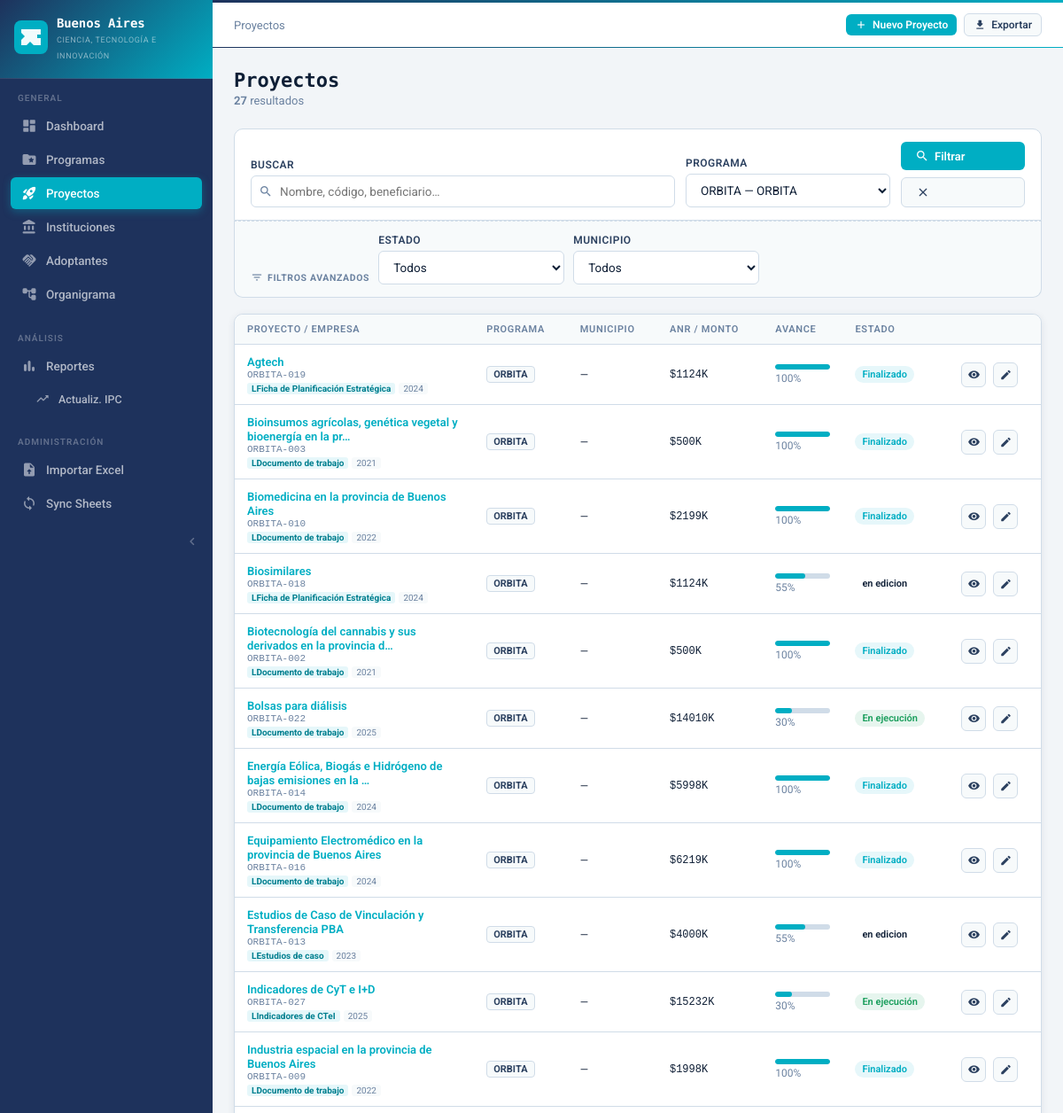
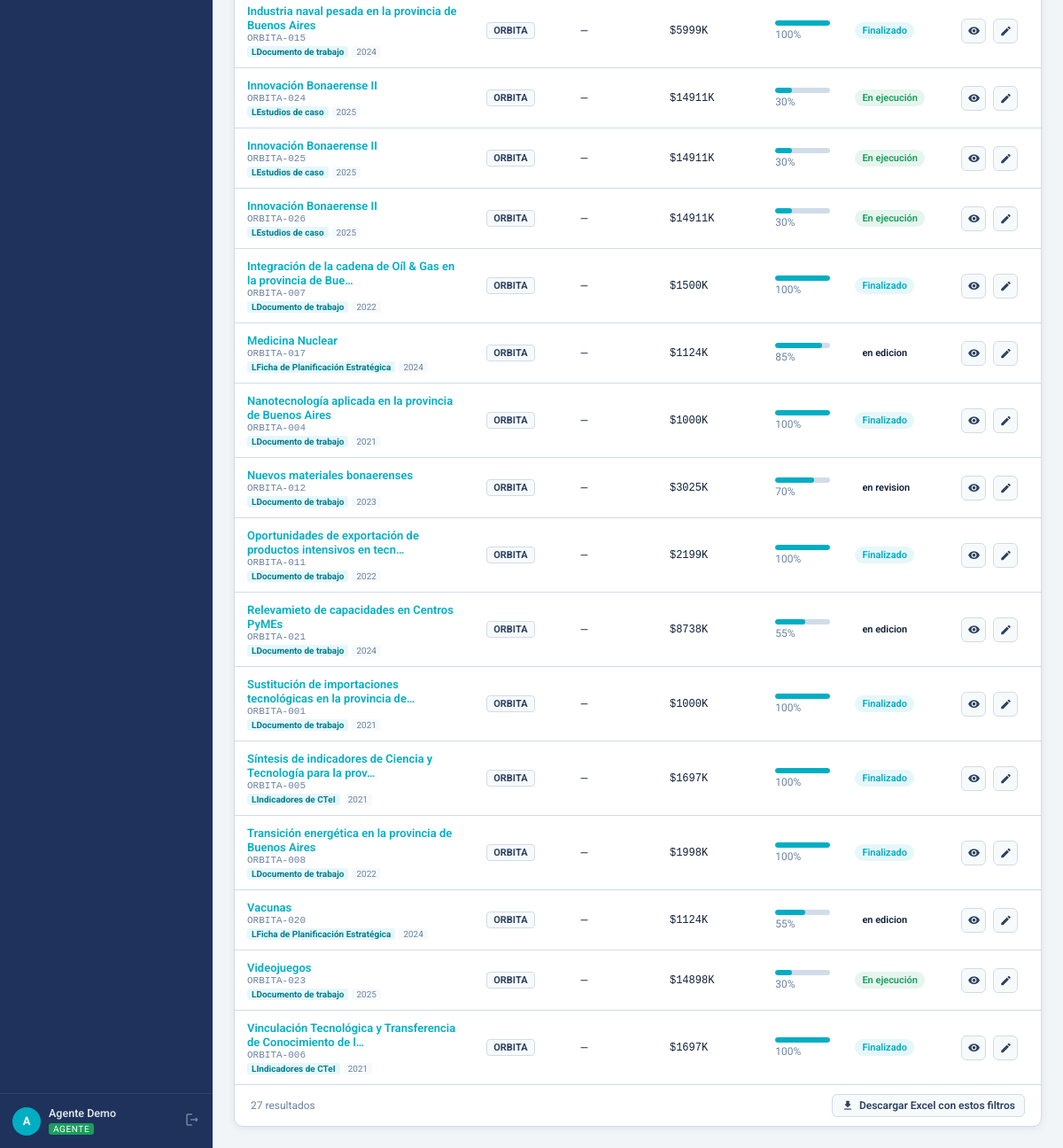
/proyectos?programa_id=2 (signed in), run on an earlier commit of the app's database (2 pictures, top to bottom).
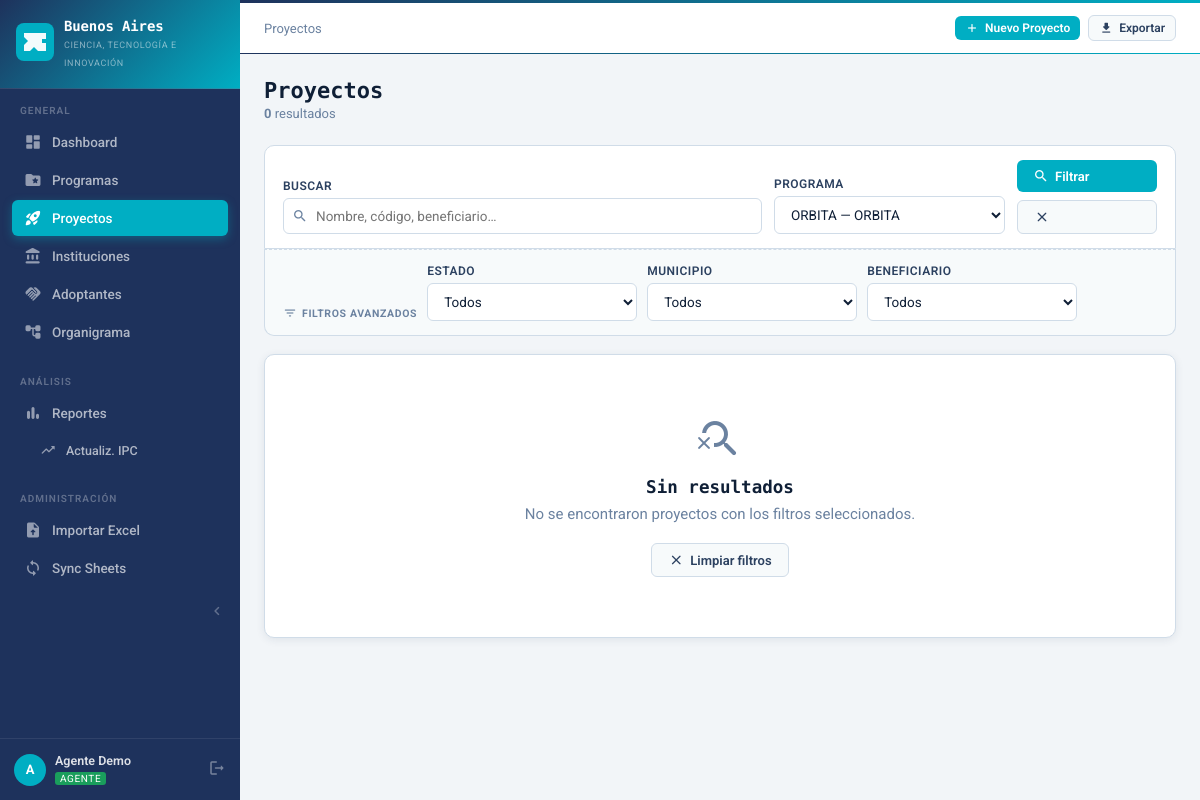
And on a later commit of the database.
### tables this page shows
CREATE TABLE filtros_config (
    id INTEGER PRIMARY KEY AUTOINCREMENT,
    programa_id INTEGER NOT NULL,
    field_key TEXT NOT NULL,
    label TEXT NOT NULL,
    filter_type TEXT NOT NULL DEFAULT 'select',
    enabled INTEGER DEFAULT 1,
    orden INTEGER DEFAULT 0,
    UNIQUE(programa_id, field_key),
    FOREIGN KEY (programa_id) REFERENCES programas(id)
);

CREATE TABLE proyectos (
        id INTEGER PRIMARY KEY AUTOINCREMENT,
        programa_id INTEGER NOT NULL,
        nombre TEXT NOT NULL,
        codigo TEXT,
        descripcion TEXT,
        beneficiario TEXT,
        tipo_beneficiario TEXT DEFAULT 'universidad',
        adoptante TEXT,
        tipo_adoptante TEXT DEFAULT 'empresa',
        anr_monto REAL DEFAULT 0,
        estado TEXT DEFAULT 'activo',
        fecha_inicio DATE,
        fecha_fin_prevista DATE,
        fecha_fin_real DATE,
        agente_id INTEGER,
        municipio TEXT,
        localidad TEXT,
        area_tematica TEXT,
        contacto_nombre TEXT,
        contacto_email TEXT,
        contacto_telefono TEXT,
        porcentaje_avance INTEGER DEFAULT 0,
        created_at DATETIME DEFAULT CURRENT_TIMESTAMP,
        updated_at DATETIME DEFAULT CURRENT_TIMESTAMP, linea TEXT, anio INTEGER, director TEXT, uvt TEXT, n_investigadores INTEGER, n_mujeres INTEGER, directora_mujer INTEGER, sector_actividad_1 TEXT, sector_actividad_2 TEXT, sector_actividad_3 TEXT, sector_tema TEXT, sector_tema_2 TEXT, seccion TEXT, visitado INTEGER DEFAULT 0, n_visitas INTEGER DEFAULT 0, n_reso TEXT, expediente_seguimiento TEXT, latitud REAL, longitud REAL, anr_original REAL, anr_actualizado REAL, ita_recibido DATE, ita_subsanar DATE, ita_subsanado DATE, ita_evaluacion DATE, ita_firmado DATE, ib2 TEXT, cuit TEXT, especialista TEXT, situacion_clinica TEXT, periodo_facturacion TEXT, monto_diagnostico REAL, estado_empresa TEXT, anio_aprobacion INTEGER, rubro TEXT, anio_redaccion INTEGER, anio_publicacion INTEGER, direccion TEXT, referente TEXT, expediente_proyecto TEXT, itf_presentado DATE, itf_subsanar DATE, resumen TEXT, detalle TEXT, anr_indice_mm TEXT, fuente_financiamiento TEXT, contacto_municipio TEXT, n_inscriptos INTEGER, n_iniciaron INTEGER, n_finalizaron INTEGER, fecha_puesta_marcha DATE,
        FOREIGN KEY (programa_id) REFERENCES programas(id),
        FOREIGN KEY (agente_id) REFERENCES users(id)
    );

CREATE TABLE programas (
        id INTEGER PRIMARY KEY AUTOINCREMENT,
        codigo TEXT UNIQUE NOT NULL,
        nombre TEXT NOT NULL,
        descripcion TEXT,
        color TEXT DEFAULT '#1565C0',
        icono TEXT DEFAULT 'folder',
        activo INTEGER DEFAULT 1
    );

### blueprints/proyectos.py (the view)
@bp.route('/proyectos')
@login_required
def list():
    programa_id = request.args.get('programa_id', '')
    search      = request.args.get('q', '')
    sql = """
        SELECT p.*, pr.nombre as programa_nombre, pr.codigo as programa_codigo,
               pr.color as programa_color, u.nombre as agente_nombre, u.apellido as agente_apellido
        FROM proyectos p
        JOIN programas pr ON p.programa_id = pr.id
        LEFT JOIN users u ON p.agente_id = u.id
        WHERE 1=1
    """
    args = []
    if session.get('rol') == 'agente':
        sql += " AND (p.agente_id=? OR EXISTS (SELECT 1 FROM asignaciones a WHERE a.proyecto_id=p.id AND a.agente_id=?))"
        args.extend([session['user_id'], session['user_id']])
    if programa_id:
        sql += " AND p.programa_id=?"
        args.append(programa_id)
    if search:
        sql += " AND (p.nombre LIKE ? OR p.beneficiario LIKE ? OR p.adoptante LIKE ? OR p.codigo LIKE ?)"
        args.extend([f'%{search}%'] * 4)
    filtros_activos        = []
    filtros_con_opciones   = {}
    active_filter_count    = 0
    if programa_id:
        filtros_activos = get_filtros_config(int(programa_id), solo_activos=True)
        sql, args, active_filter_count = apply_filtros(sql, args, filtros_activos, request.args)
        for f in filtros_activos:
            if f['filter_type'] == 'select':
                filtros_con_opciones[f['field_key']] = get_filter_options(f['field_key'], int(programa_id))
    sql += " ORDER BY pr.id, p.nombre"
    proyectos = query(sql, args)
    programas = query("SELECT * FROM programas WHERE activo=1 ORDER BY id")
    return render_template('projects/list.html',
        proyectos=proyectos, programas=programas,
        filtro_programa=programa_id, search=search,
        filtros_activos=filtros_activos,
        filtros_con_opciones=filtros_con_opciones,
        active_filter_count=active_filter_count,
        current_filters=request.args)

### database.py (called while the page is built)
def get_db():
    conn = sqlite3.connect(DB_PATH)
    conn.row_factory = sqlite3.Row
    conn.execute("PRAGMA foreign_keys = ON")
    return conn

def query(sql, args=(), one=False):
    conn = get_db()
    cur = conn.execute(sql, args)
    rv = cur.fetchall()
    conn.close()
    return (rv[0] if rv else None) if one else rv

### helpers/auth.py (called while the page is built)
def login_required(f):
    @wraps(f)
    def decorated(*args, **kwargs):
        if 'user_id' not in session:
            return redirect(url_for('auth.login'))
        return f(*args, **kwargs)
    return decorated

def can_edit():
    return session.get('rol') in ['admin', 'agente']

def is_admin():
    return session.get('rol') == 'admin'

### helpers/filtros.py (called while the page is built, shortened)
def get_filtros_config(programa_id, solo_activos=False):
    sql = "SELECT * FROM filtros_config WHERE programa_id=?"
    if solo_activos:
        sql += " AND enabled=1"
    sql += " ORDER BY orden"
    return query(sql, (programa_id,))

def apply_filtros(base_query, params, filtros_activos, request_args):
    active_count = 0
    for f in filtros_activos:
        fk  = f['field_key']
        val = request_args.get(fk, '').strip()
        if not val:
            continue
    return base_query, params, active_count

### templates/projects/list.html (shortened to what the changed rows need)
{% extends "base.html" %}
{% block content %}
<div class="page-header">
  <div class="page-header-left">
    <h1>Proyectos</h1>
    <p>
      <strong>{{ proyectos|length }}</strong> resultado{{ 's' if proyectos|length != 1 }}
    </p>
  </div>
</div>
<form method="get" id="filter-form">
  {% if filtros_activos %}
  <div class="filter-bar" style="border-top:1px dashed var(--border);border-radius:0 0 var(--radius) var(--radius);background:var(--surface-2);padding-top:14px;padding-bottom:14px;gap:10px;flex-wrap:wrap;align-items:flex-end;">
    {% for f in filtros_activos %}
    <div class="form-group" style="min-width:130px;flex:1;max-width:210px;">
      <label class="form-label">{{ f.label }}</label>
      {% if f.filter_type == 'select' %}
        {% set opciones = filtros_con_opciones.get(f.field_key, []) %}
        <select name="{{ f.field_key }}" class="form-control">
          <option value="">Todos</option>
        </select>
      {% elif f.filter_type == 'text' %}
        <input type="text" name="{{ f.field_key }}"
               value="{{ current_filters.get(f.field_key, '') }}"
               class="form-control" placeholder="Buscar…">
      {% elif f.filter_type == 'boolean' %}
        <select name="{{ f.field_key }}" class="form-control">
          <option value="">Todos</option>
          <option value="1" {% if current_filters.get(f.field_key) %}selected{% endif %}>Con {{ f.label|lower }}</option>
        </select>
      {% endif %}
    </div>
    {% endfor %}
    {% set applied_filters = [] %}
    {% for f in filtros_activos %}{% if current_filters.get(f.field_key) %}{% set _ = applied_filters.append(f) %}{% endif %}{% endfor %}
  </div>
  {% endif %}
</form>
{% if proyectos %}
<div class="card" style="margin-top:16px;">
  <div class="table-wrapper">
    <table>
      <thead>
        <tr>
          <th>Proyecto / Empresa</th>
          <th>Programa</th>
          {% if filtro_programa %}
            {% for f in filtros_activos %}
              {% if f.field_key in ('beneficiario','municipio','linea','anio','seccion','uvt','especialista','situacion_clinica','rubro','anio_aprobacion') and not current_filters.get(f.field_key) %}
              <th>{{ f.label }}</th>
              {% endif %}
            {% endfor %}
          {% else %}
          <th>Municipio</th>
          {% endif %}
          <th>ANR / Monto</th>
          <th>Avance</th>
          <th>Estado</th>
          <th></th>
        </tr>
      </thead>
      <tbody>
        {% set estado_labels = {
          'activo':'En ejecución','finalizado':'Finalizado',
          'en_finalizacion':'Finalizando','suspendido':'Rescindido','en_evaluacion':'Evaluación'
        } %}
        {% for p in proyectos %}
        <tr>
          <td style="max-width:240px;">
            <a href="{{ url_for('proyectos.detail', pid=p.id) }}"
               style="font-weight:600;color:var(--teal);text-decoration:none;font-size:13px;">
              {{ p.nombre[:60] }}{% if p.nombre|length > 60 %}…{% endif %}
            </a>
            {% if p.codigo %}<div class="mono text-muted" style="font-size:11px;margin-top:1px;">{{ p.codigo }}</div>{% endif %}
            {% if p.linea or p.anio %}
            <div style="display:flex;gap:4px;margin-top:3px;flex-wrap:wrap;">
              {% if p.linea %}<span style="background:var(--teal-pale);color:var(--teal-dark);padding:1px 5px;border-radius:3px;font-size:10px;font-weight:700;">L{{ p.linea }}</span>{% endif %}
              {% if p.anio %}<span style="background:var(--surface-2);color:var(--text-muted);padding:1px 5px;border-radius:3px;font-size:10px;">{{ p.anio }}</span>{% endif %}
            </div>
            {% endif %}
          </td>
          <td><span class="tag" style="font-size:11px;font-weight:700;">{{ p.programa_codigo }}</span></td>
          {% if filtro_programa %}
            {% for f in filtros_activos %}
              {% if f.field_key in ('beneficiario','municipio','linea','anio','seccion','uvt','especialista','situacion_clinica','rubro','anio_aprobacion') and not current_filters.get(f.field_key) %}
              <td class="text-sm" style="max-width:130px;">{{ p[f.field_key] or '—' }}</td>
              {% endif %}
            {% endfor %}
          {% else %}
          <td class="text-sm">{{ p.municipio or '—' }}</td>
          {% endif %}
          <td class="mono text-sm">
            {% set monto = p.anr_monto or p.monto_diagnostico or 0 %}
            {% if monto > 0 %}${{ "%.0f"|format(monto/1000) }}K{% else %}—{% endif %}
          </td>
          <td style="min-width:80px;">
            <div class="progress-bar" style="margin-bottom:3px;">
              <div class="progress-fill" style="width:{{ p.porcentaje_avance or 0 }}%;"></div>
            </div>
            <div class="text-sm text-muted">{{ p.porcentaje_avance or 0 }}%</div>
          </td>
          <td><span class="badge badge-{{ p.estado }}">{{ estado_labels.get(p.estado, p.estado|replace('_',' ')) }}</span></td>
          <td>
            <div class="flex gap-1">
              <a href="{{ url_for('proyectos.detail', pid=p.id) }}" class="btn btn-secondary btn-sm btn-icon" title="Ver detalle">
                <span class="material-icons-round">visibility</span>
              </a>
              {% if can_edit() %}
              <a href="{{ url_for('proyectos.editar', pid=p.id) }}" class="btn btn-secondary btn-sm btn-icon" title="Editar">
                <span class="material-icons-round">edit</span>
              </a>
              {% endif %}
            </div>
          </td>
        </tr>
        {% endfor %}
      </tbody>
    </table>
  </div>
  <div style="padding:10px 18px;border-top:1px solid var(--border);display:flex;justify-content:space-between;align-items:center;">
    <span class="text-sm text-muted">{{ proyectos|length }} resultado{{ 's' if proyectos|length != 1 }}</span>
    <a href="{{ url_for('reportes.exportar') }}{{ ('?' + request.query_string.decode()) if request.query_string else '' }}"
       class="btn btn-secondary btn-sm">
      <span class="material-icons-round">download</span> Descargar Excel con estos filtros
    </a>
  </div>
</div>
{% else %}
<div class="card" style="margin-top:16px;text-align:center;padding:60px 30px;">
  <span class="material-icons-round" style="font-size:48px;color:var(--text-muted);display:block;margin-bottom:14px;">search_off</span>
  <h3 style="margin-bottom:8px;">Sin resultados</h3>
  <p class="text-muted" style="margin-bottom:20px;">No se encontraron proyectos con los filtros seleccionados.</p>
  <a href="{{ url_for('proyectos.list') }}{% if filtro_programa %}?programa_id={{ filtro_programa }}{% endif %}" class="btn btn-secondary">
    <span class="material-icons-round">clear</span> Limpiar filtros
  </a>
</div>
{% endif %}
{% endblock %}

What changed in the data, as far as the page shows it:
no longer on one of the page's lists (row unchanged): filtros_config: label "MUNICIPIO"
removed proyectos: nombre "Agtech", codigo "ORBITA-019", linea "Ficha de Planificación Estratégica", anio "2024", programa_codigo "ORBITA", monto/1000 "1124", porcentaje_avance "100", get "Finalizado", filtros_config (field_key "—")
removed proyectos: nombre "Bioinsumos agrícolas, genética vegetal y bioenergía en la pr", codigo "ORBITA-003", linea "Documento de trabajo", anio "2021", programa_codigo "ORBITA", monto/1000 "500", porcentaje_avance "100", get "Finalizado", filtros_config (field_key "—")
removed proyectos: nombre "Biomedicina en la provincia de Buenos Aires", codigo "ORBITA-010", linea "Documento de trabajo", anio "2022", programa_codigo "ORBITA", monto/1000 "2199", porcentaje_avance "100", get "Finalizado", filtros_config (field_key "—")
removed proyectos: nombre "Biosimilares", codigo "ORBITA-018", linea "Ficha de Planificación Estratégica", anio "2024", programa_codigo "ORBITA", monto/1000 "1124", porcentaje_avance "55", get "en edicion", filtros_config (field_key "—")
removed proyectos: nombre "Biotecnología del cannabis y sus derivados en la provincia d", codigo "ORBITA-002", linea "Documento de trabajo", anio "2021", programa_codigo "ORBITA", monto/1000 "500", porcentaje_avance "100", get "Finalizado", filtros_config (field_key "—")
removed proyectos: nombre "Bolsas para diálisis", codigo "ORBITA-022", linea "Documento de trabajo", anio "2025", programa_codigo "ORBITA", monto/1000 "14010", porcentaje_avance "30", get "En ejecución", filtros_config (field_key "—")
removed proyectos: nombre "Energía Eólica, Biogás e Hidrógeno de bajas emisiones en la", codigo "ORBITA-014", linea "Documento de trabajo", anio "2024", programa_codigo "ORBITA", monto/1000 "5998", porcentaje_avance "100", get "Finalizado", filtros_config (field_key "—")
removed proyectos: nombre "Equipamiento Electromédico en la provincia de Buenos Aires", codigo "ORBITA-016", linea "Documento de trabajo", anio "2024", programa_codigo "ORBITA", monto/1000 "6219", porcentaje_avance "100", get "Finalizado", filtros_config (field_key "—")
removed proyectos: nombre "Estudios de Caso de Vinculación y Transferencia PBA", codigo "ORBITA-013", linea "Estudios de caso", anio "2023", programa_codigo "ORBITA", monto/1000 "4000", porcentaje_avance "55", get "en edicion", filtros_config (field_key "—")
removed proyectos: nombre "Indicadores de CyT e I+D", codigo "ORBITA-027", linea "Indicadores de CTeI", anio "2025", programa_codigo "ORBITA", monto/1000 "15232", porcentaje_avance "30", get "En ejecución", filtros_config (field_key "—")
removed proyectos: nombre "Industria espacial en la provincia de Buenos Aires", codigo "ORBITA-009", linea "Documento de trabajo", anio "2022", programa_codigo "ORBITA", monto/1000 "1998", porcentaje_avance "100", get "Finalizado", filtros_config (field_key "—")
removed proyectos: nombre "Industria naval pesada en la provincia de Buenos Aires", codigo "ORBITA-015", linea "Documento de trabajo", anio "2024", programa_codigo "ORBITA", monto/1000 "5999", porcentaje_avance "100", get "Finalizado", filtros_config (field_key "—")
removed proyectos: nombre "Innovación Bonaerense II", codigo "ORBITA-024", linea "Estudios de caso", anio "2025", programa_codigo "ORBITA", monto/1000 "14911", porcentaje_avance "30", get "En ejecución", filtros_config (field_key "—")
removed proyectos: nombre "Innovación Bonaerense II", codigo "ORBITA-025", linea "Estudios de caso", anio "2025", programa_codigo "ORBITA", monto/1000 "14911", porcentaje_avance "30", get "En ejecución", filtros_config (field_key "—")
removed proyectos: nombre "Innovación Bonaerense II", codigo "ORBITA-026", linea "Estudios de caso", anio "2025", programa_codigo "ORBITA", monto/1000 "14911", porcentaje_avance "30", get "En ejecución", filtros_config (field_key "—")
removed proyectos: nombre "Integración de la cadena de Oíl & Gas en la provincia de Bue", codigo "ORBITA-007", linea "Documento de trabajo", anio "2022", programa_codigo "ORBITA", monto/1000 "1500", porcentaje_avance "100", get "Finalizado", filtros_config (field_key "—")
removed proyectos: nombre "Medicina Nuclear", codigo "ORBITA-017", linea "Ficha de Planificación Estratégica", anio "2024", programa_codigo "ORBITA", monto/1000 "1124", porcentaje_avance "85", get "en edicion", filtros_config (field_key "—")
removed proyectos: nombre "Nanotecnología aplicada en la provincia de Buenos Aires", codigo "ORBITA-004", linea "Documento de trabajo", anio "2021", programa_codigo "ORBITA", monto/1000 "1000", porcentaje_avance "100", get "Finalizado", filtros_config (field_key "—")
removed proyectos: nombre "Nuevos materiales bonaerenses", codigo "ORBITA-012", linea "Documento de trabajo", anio "2023", programa_codigo "ORBITA", monto/1000 "3025", porcentaje_avance "70", get "en revision", filtros_config (field_key "—")
removed proyectos: nombre "Oportunidades de exportación de productos intensivos en tecn", codigo "ORBITA-011", linea "Documento de trabajo", anio "2022", programa_codigo "ORBITA", monto/1000 "2199", porcentaje_avance "100", get "Finalizado", filtros_config (field_key "—")
removed proyectos: nombre "Relevamieto de capacidades en Centros PyMEs", codigo "ORBITA-021", linea "Documento de trabajo", anio "2024", programa_codigo "ORBITA", monto/1000 "8738", porcentaje_avance "55", get "en edicion", filtros_config (field_key "—")
removed proyectos: nombre "Sustitución de importaciones tecnológicas en la provincia de", codigo "ORBITA-001", linea "Documento de trabajo", anio "2021", programa_codigo "ORBITA", monto/1000 "1000", porcentaje_avance "100", get "Finalizado", filtros_config (field_key "—")
removed proyectos: nombre "Síntesis de indicadores de Ciencia y Tecnología para la prov", codigo "ORBITA-005", linea "Indicadores de CTeI", anio "2021", programa_codigo "ORBITA", monto/1000 "1697", porcentaje_avance "100", get "Finalizado", filtros_config (field_key "—")
removed proyectos: nombre "Transición energética en la provincia de Buenos Aires", codigo "ORBITA-008", linea "Documento de trabajo", anio "2022", programa_codigo "ORBITA", monto/1000 "1998", porcentaje_avance "100", get "Finalizado", filtros_config (field_key "—")
removed proyectos: nombre "Vacunas", codigo "ORBITA-020", linea "Ficha de Planificación Estratégica", anio "2024", programa_codigo "ORBITA", monto/1000 "1124", porcentaje_avance "55", get "en edicion", filtros_config (field_key "—")
removed proyectos: nombre "Videojuegos", codigo "ORBITA-023", linea "Documento de trabajo", anio "2025", programa_codigo "ORBITA", monto/1000 "14898", porcentaje_avance "30", get "En ejecución", filtros_config (field_key "—")
removed proyectos: nombre "Vinculación Tecnológica y Transferencia de Conocimiento de l", codigo "ORBITA-006", linea "Indicadores de CTeI", anio "2021", programa_codigo "ORBITA", monto/1000 "1697", porcentaje_avance "100", get "Finalizado", filtros_config (field_key "—")
now on this page (row edited): filtros_config: label "BENEFICIARIO", shown under "Proyectos"
Also different on the page:
{{ proyectos|length }}: "27" → "0"
{{ proyectos|length }}: "27" → (not shown)
{{ 's' if proyectos|length != 1 }}: "s" → (not shown)
text no longer shown: "PROYECTO / EMPRESA PROGRAMA ANR / MONTO AVANCE ESTADO resultado Descargar Excel con estos filtros"
text now shown: "search_off Sin resultados No se encontraron proyectos con los filtros seleccionados. Limpiar filtros"
